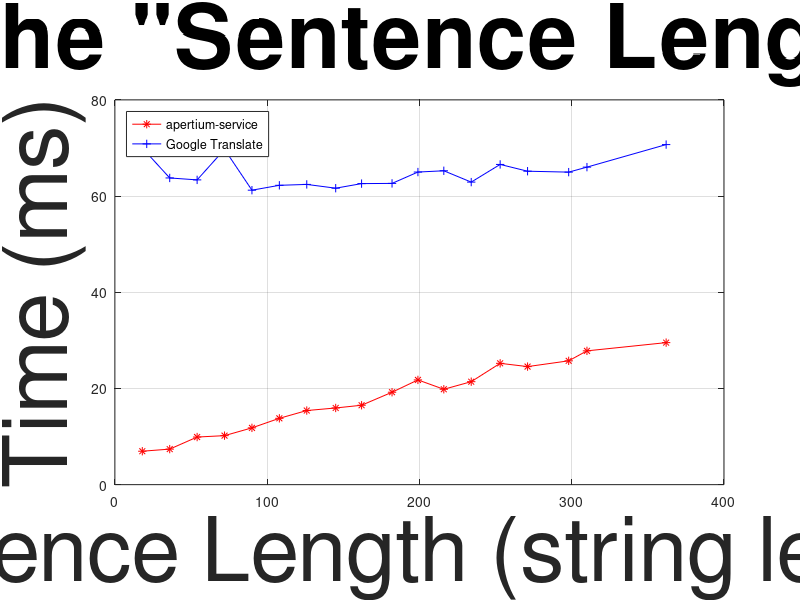

This figure's MATLAB source: (Note: this script raises an error after producing the figure.)
len = [18, 36, 54, 72, 90, 108, 126, 145, 162, 182, 199, 216, 234, 253, 271, 298, 310, 362];
msa = [1780, 1892, 2534, 2609, 3023, 3531, 3945, 4082, 4227, 4920, 5575, 5077, 5481, 6458, 6284, 6591, 7122, 7560] ./ 256;
msg = [17921, 16325, 16222, 17848, 15674, 15933, 15981, 15780, 16024, 16035, 16639, 16707, 16104, 17044, 16684, 16635, 16901, 18101] ./ 256;

threads = [1, 2, 3, 4, 5, 6, 7, 8];
msat = [7416, 3914, 2844, 2802, 3574, 4697, 5178, 5198] ./ 256;
msgt = [16495, 8257, 6001, 4516, 3724, 2817, 2411, 2085] ./ 256;

set(0, "Defaulttextfontsize", 64);

plot(len, msa, '-*r;apertium-service;', 
	len, msg, '-+b;Google Translate;');

title ('Comparison in the "Sentence Length - Time" space', 'FontSize', 64);
xlabel ('Sentence Length (string length)', 'FontSize', 64);
ylabel ('Time (ms)', 'FontSize', 64);
legend ('location', 'northwest');
legend ('boxon');
grid ('on');

print('lentime.png', '-dpng', '-F:64');

replot;

plot(threads, msat, '-*r;apertium-service;',
	threads, msgt, '-+b;Google Translate;');

title ('Comparison in the "Concurrent Requests - Time" space', 'FontSize', 64);
xlabel ('Concurrent Requests (num)', 'FontSize', 64);
ylabel ('Time (ms)', 'FontSize', 64);
legend ('location', 'northwest');
legend ('boxon');
grid ('on');

print('threadstime.png', '-dpng', '-F:64');

replot;
